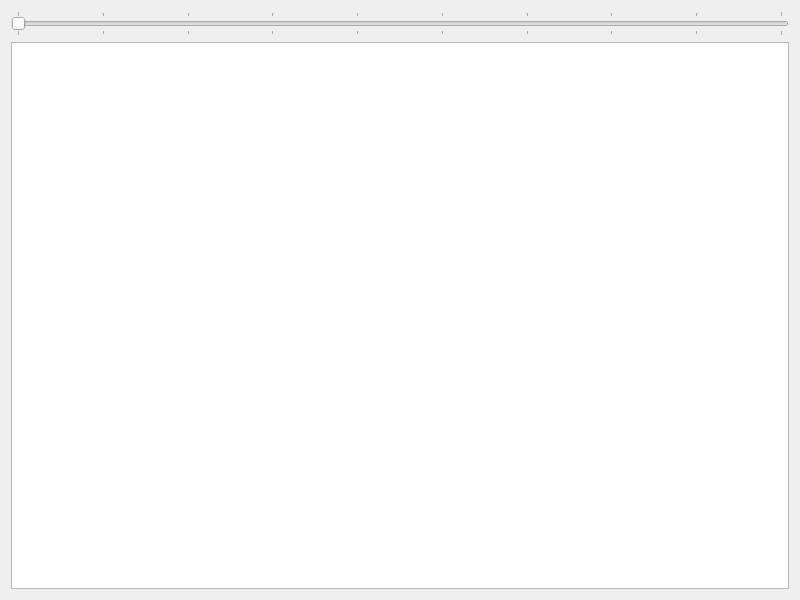
<?xml version="1.0" encoding="UTF-8"?>
<ui version="4.0">
 <class>MainWindow</class>
 <widget class="QMainWindow" name="MainWindow">
  <property name="geometry">
   <rect>
    <x>0</x>
    <y>0</y>
    <width>800</width>
    <height>600</height>
   </rect>
  </property>
  <property name="windowTitle">
   <string>MainWindow</string>
  </property>
  <widget class="QWidget" name="centralWidget">
   <property name="sizePolicy">
    <sizepolicy hsizetype="Expanding" vsizetype="Expanding">
     <horstretch>0</horstretch>
     <verstretch>0</verstretch>
    </sizepolicy>
   </property>
   <layout class="QVBoxLayout" name="verticalLayout">
    <item>
     <widget class="QSlider" name="horizontalSlider">
      <property name="minimum">
       <number>1</number>
      </property>
      <property name="maximum">
       <number>10</number>
      </property>
      <property name="pageStep">
       <number>1</number>
      </property>
      <property name="value">
       <number>1</number>
      </property>
      <property name="orientation">
       <enum>Qt::Horizontal</enum>
      </property>
      <property name="tickPosition">
       <enum>QSlider::TicksBothSides</enum>
      </property>
      <property name="tickInterval">
       <number>1</number>
      </property>
     </widget>
    </item>
    <item>
     <widget class="QTableView" name="tableView"/>
    </item>
   </layout>
  </widget>
 </widget>
 <layoutdefault spacing="6" margin="11"/>
 <resources/>
 <connections/>
</ui>
